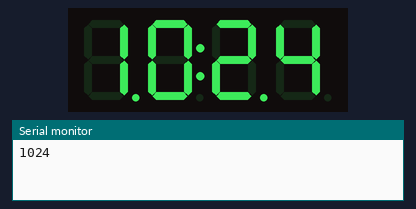
The sketch below on a simulated Arduino Uno, built with avr-gcc and run on an emulated ATmega328P. On the bench: 4-digit seven-segment display, the last lines printed to the serial monitor. The local clock reads 2024-03-15 10:24:30 at power-on unless the sketch sets it.

Above: at 3.1 s.
At 30.7 s:
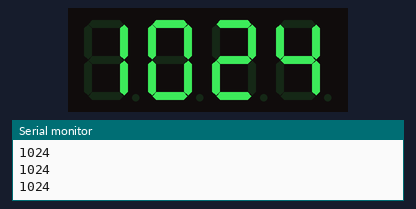
At 66.4 s:
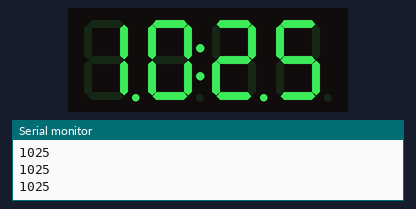
At 128.8 s:
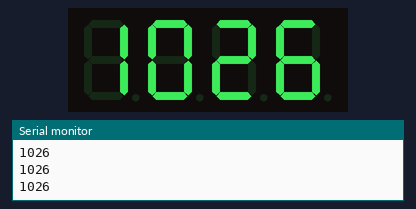

Measured:
- what the display in image 0 shows lasts 1.0 s, from 3.0 s to 4.0 s

The sketch:

counter.ino
```cpp
/* Arduino example code to display a 24 hour time format clock on a TM1637 4 digit 7 segment display with a DS32321 RTC. More info: www.makerguides.com */

// Include the libraries:
#include "RTClib.h"
#include <TM1637Display.h>

// Define the connections pins:
#define CLK 9
#define DIO 10

// Create rtc and display object:
RTC_DS3231 rtc;
TM1637Display display = TM1637Display(CLK, DIO);

void setup() {
  // Begin serial communication at a baud rate of 9600:
  Serial.begin(9600);
  // Wait for console opening:
  delay(3000);

  // Check if RTC is connected correctly:
  if (! rtc.begin()) {
    Serial.println("Couldn't find RTC");
    while (1);
  }
  // Check if the RTC lost power and if so, set the time:
  if (rtc.lostPower()) {
    Serial.println("RTC lost power, lets set the time!");
    // The following line sets the RTC to the date & time this sketch was compiled:
    rtc.adjust(DateTime(F(__DATE__), F(__TIME__)));
    // This line sets the RTC with an explicit date & time, for example to set
    // January 21, 2014 at 3am you would call:
    //rtc.adjust(DateTime(2014, 1, 21, 3, 0, 0));
  }

  // Set the display brightness (0-7):
  display.setBrightness(5);
  // Clear the display:
  //display.clear();
}

void loop() {
  // Get current date and time:
  DateTime now = rtc.now();

  // Create time format to display:
  int displaytime = (now.hour() * 100) + now.minute();

  // Print displaytime to the Serial Monitor:
  Serial.println(displaytime);

  // Display the current time in 24 hour format with leading zeros enabled and a center colon:
  display.showNumberDecEx(displaytime, 0b11100000, true);

  // Remove the following lines of code if you want a static instead of a blinking center colon:
  delay(1000);

  display.showNumberDec(displaytime, true); // Prints displaytime without center colon.

  delay(1000);
}
```
